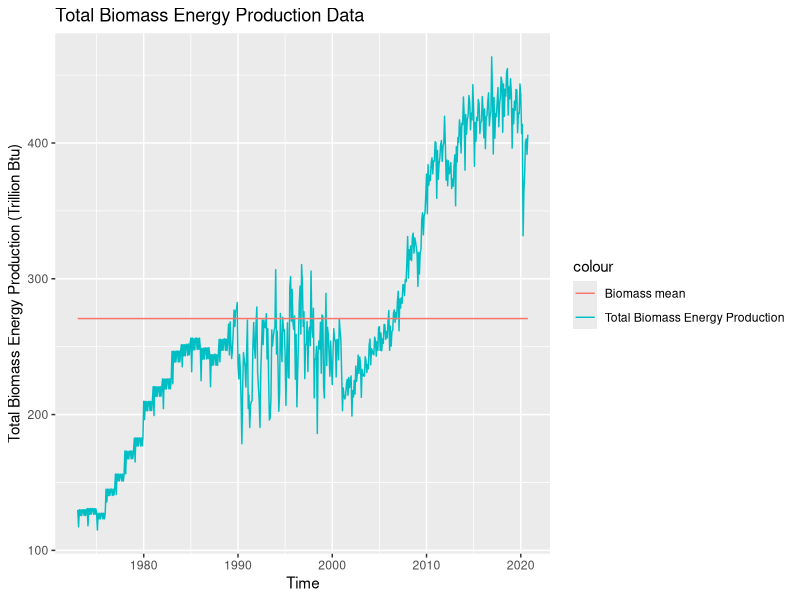
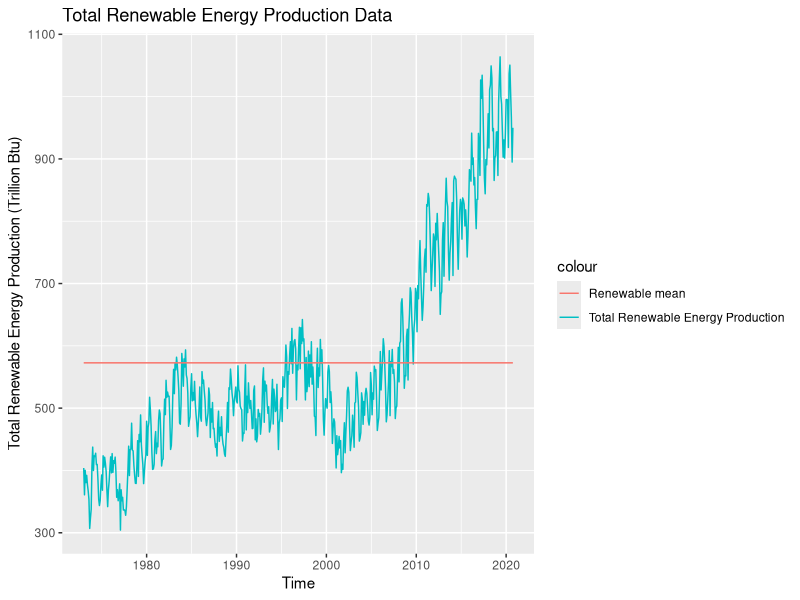
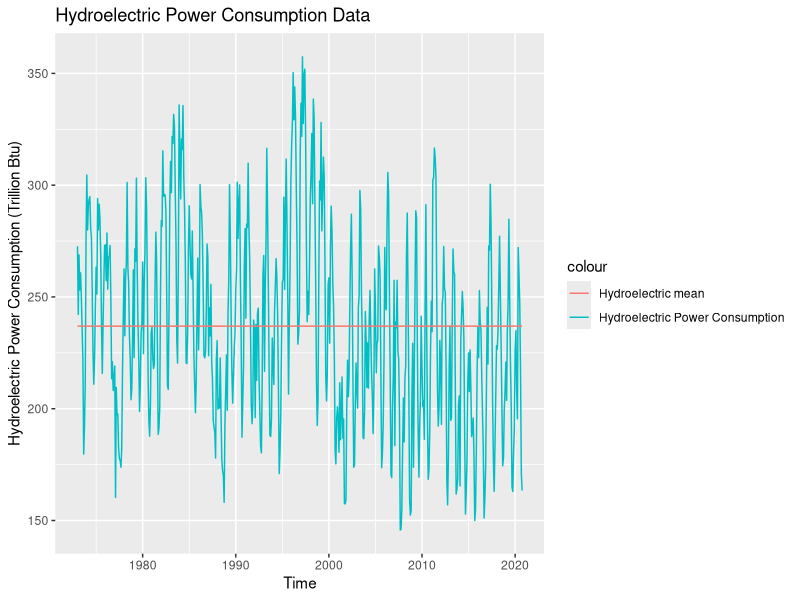
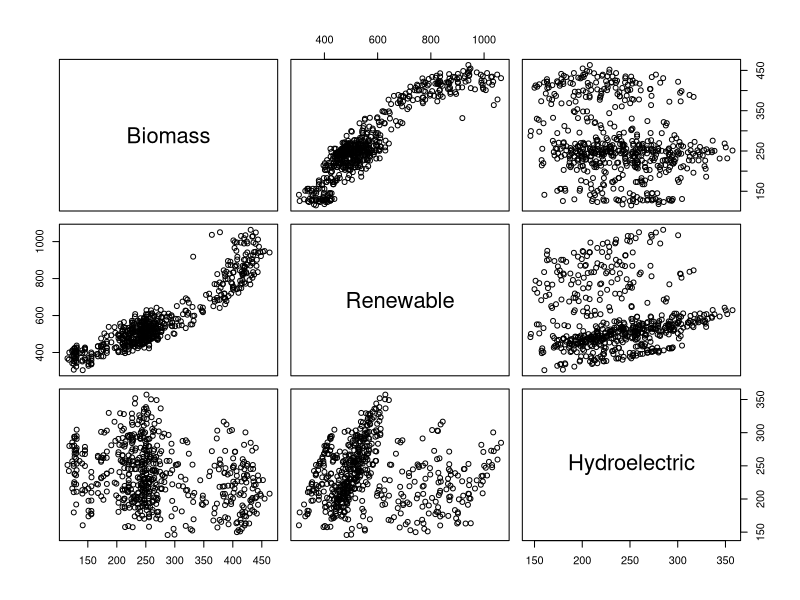
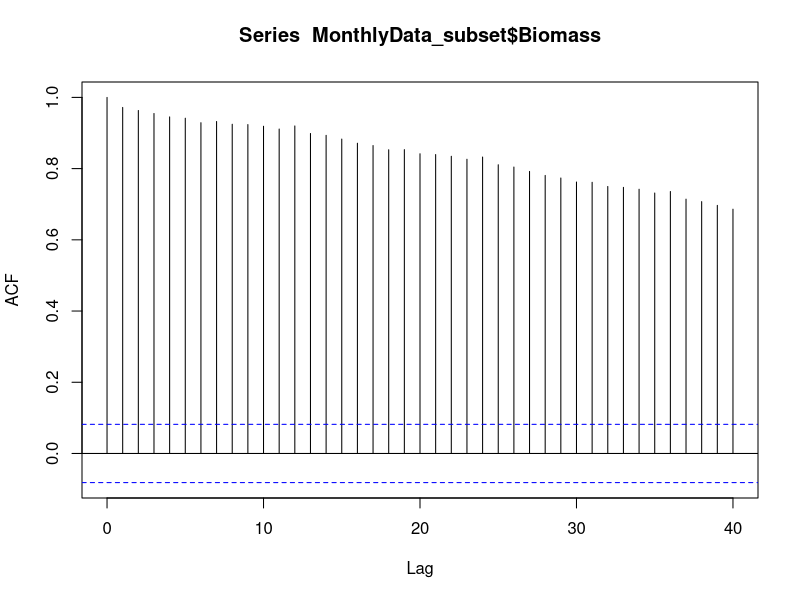
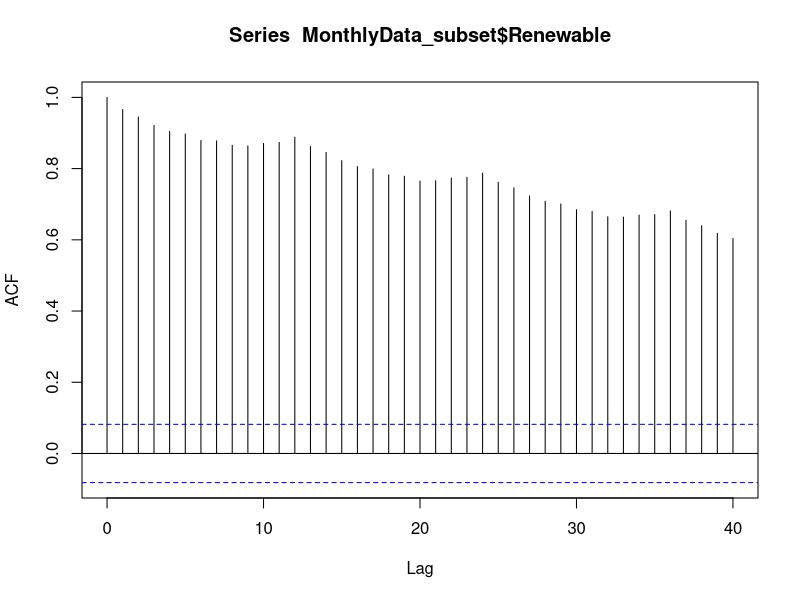
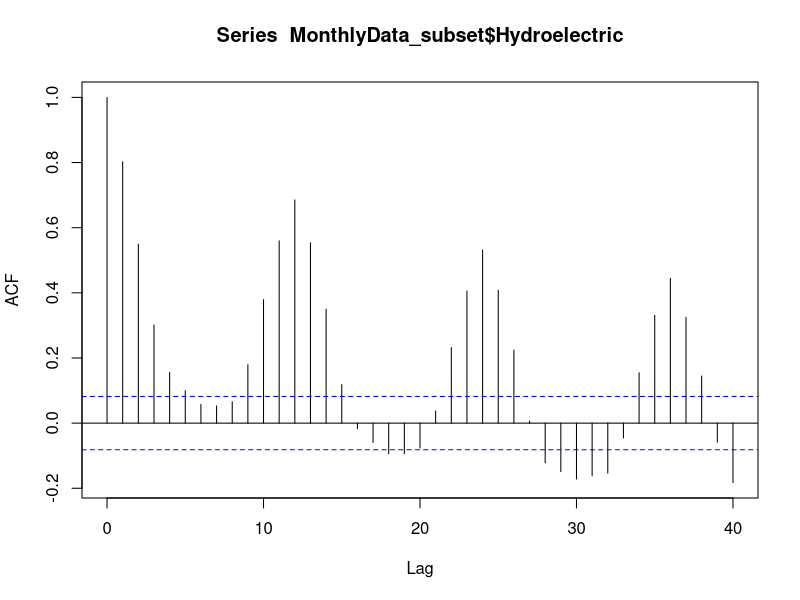
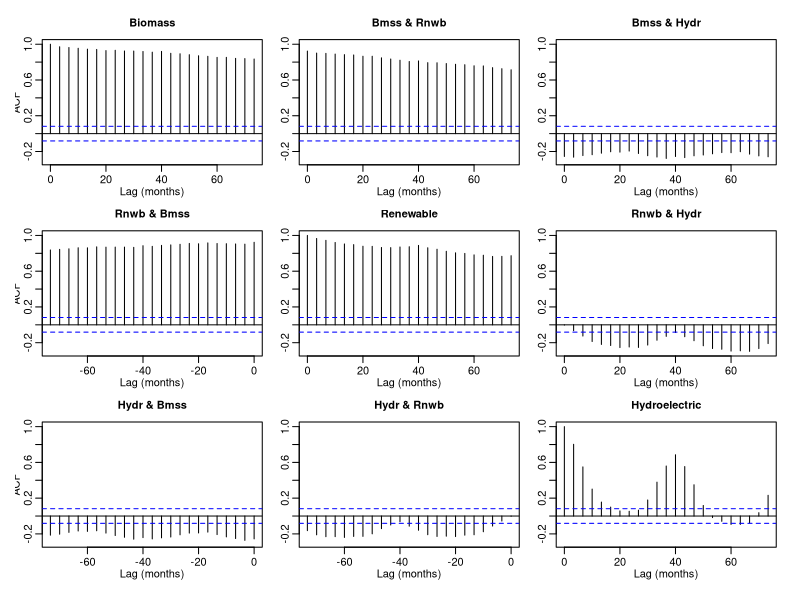

Reproduce these figures in R, in order. (Note: this script raises an error after producing the figures.)
## ---- chunk 1
#Load/install required package here
getwd()

library(lubridate)
library(ggplot2)

library(dplyr)
#install.packages("forecast")
library(forecast)
#install.packages("tseries")
library(tseries)
## ---- chunk 2
#Importing data set

#install.packages("readxl")
library("readxl")
MonthlyData <- read_excel("./Data/Table_10.1_Renewable_Energy_Production_and_Consumption_by_Source.xlsx",sheet = 1, skip = 9) 
MonthlyData

#AnnualData <- read_excel("./Data/Table_10.1_Renewable_Energy_Production_and_Consumption_by_Source.xlsx",2)
#AnnualData
## ---- chunk 3
#specific rows and columns just trim the table
MonthlyData_subset<- MonthlyData[2:575, c(1, 4, 5, 6)]
MonthlyData_subset

#Checking data
head(MonthlyData_subset)
str(MonthlyData_subset)
## ---- chunk 4
# change character format to numeric format
MonthlyData_subset[,2:4] <- sapply(MonthlyData_subset[,2:4],as.numeric)
str(MonthlyData_subset)

#add column names 
colnames(MonthlyData_subset)=c("Month","Biomass","Renewable","Hydroelectric")


# from Jan 1973 to Oct 2020 as a time series object
MonthlyData_subset_ts <- ts(MonthlyData_subset[2:4], frequency = 12, start = c(1973, 1, 1), end = c(2020, 10, 1)) 
MonthlyData_subset_ts
## ---- chunk 5
Biomass_mean <- mean(MonthlyData_subset_ts[,"Biomass"])
Biomass_sd <- sd(MonthlyData_subset_ts[,"Biomass"])
Biomass_mean
str(Biomass_mean)
Biomass_sd

Renewable_mean <- mean(MonthlyData_subset_ts[,"Renewable"])
Renewable_sd <- sd(MonthlyData_subset_ts[,"Renewable"])
Renewable_mean
Renewable_sd

Hydroelectric_mean <- mean(MonthlyData_subset_ts[,"Hydroelectric"])
Hydroelectric_sd <- sd(MonthlyData_subset_ts[,"Hydroelectric"])
Hydroelectric_mean
Hydroelectric_sd

## ---- chunk 6
library(ggplot2)
#plot.new()

#using package ggplot2
Biomass_plot <- ggplot(MonthlyData_subset, aes(x=Month, y=Biomass)) +
  geom_line(aes(y=Biomass,col="Total Biomass Energy Production"),group = 1) +
  geom_line(aes(y=Biomass_mean,col="Biomass mean"),group = 2) +
  ggtitle("Total Biomass Energy Production Data") +
  xlab("Time") + 
  ylab("Total Biomass Energy Production (Trillion Btu)")
Biomass_plot

#dev.off()

## ---- chunk 7
Renewable_plot <- ggplot(MonthlyData_subset, aes(x=Month, y=Renewable)) +
  geom_line(aes(y=Renewable,col="Total Renewable Energy Production"),group = 1) +
  geom_line(aes(y=Renewable_mean,col="Renewable mean"),group = 2) +
  ggtitle("Total Renewable Energy Production Data") +
  xlab("Time") + 
  ylab("Total Renewable Energy Production (Trillion Btu)")
Renewable_plot
## ---- chunk 8
Hydroelectric_plot <- ggplot(MonthlyData_subset, aes(x=Month, y=Hydroelectric)) +
  geom_line(aes(y=Hydroelectric,col="Hydroelectric Power Consumption"),group = 1) +
  geom_line(aes(y=Hydroelectric_mean,col="Hydroelectric mean"),group = 2) +
  ggtitle("Hydroelectric Power Consumption Data") +
  xlab("Time") + 
  ylab("Hydroelectric Power Consumption (Trillion Btu)")
Hydroelectric_plot
## ---- chunk 9

pairs(MonthlyData_subset[, c(2,3,4)])

cor(MonthlyData_subset$Biomass, MonthlyData_subset$Renewable)

cor(MonthlyData_subset$Biomass, MonthlyData_subset$Hydroelectric)

cor(MonthlyData_subset$Renewable, MonthlyData_subset$Hydroelectric)

#Due to the results of correlation and plots, Total Biomass Energy Production and Hydroelectric Power Consumption  are significatly correlated, whereas they other two are not.
## ---- chunk 10

Biomass_acf <- acf(MonthlyData_subset$Biomass, lag.max=40, type = "correlation", plot=TRUE,na.action = na.fail, demean = TRUE)
Biomass_acf

Renewable_acf <- acf(MonthlyData_subset$Renewable, lag.max=40, type = "correlation", plot=TRUE,na.action = na.fail, demean = TRUE)
Renewable_acf


Hydroelectric_acf <- acf(MonthlyData_subset$Hydroelectric, lag.max=40, type = "correlation", plot=TRUE,na.action = na.fail, demean = TRUE)
Hydroelectric_acf

#Biomass_acf = acf(MonthlyData_subset_ts[,1], lag.max=40, type = "correlation", plot=TRUE)



### Plot the acf (method 2)
acfpl <- acf(MonthlyData_subset_ts, plot=FALSE)
acfpl$lag <- acfpl$lag * 40
plot(acfpl, xlab="Lag (months)")
acf(coredata(MonthlyData_subset_ts))



## ---- chunk 11
Biomass_pacf <- pacf(MonthlyData_subset$Biomass, lag.max=40, type = "correlation", plot=TRUE,na.action = na.fail, demean = TRUE)
Biomass_pacf

Renewable_pacf <- pacf(MonthlyData_subset$Renewable, lag.max=40, type = "correlation", plot=TRUE,na.action = na.fail, demean = TRUE)
Renewable_pacf


Hydroelectric_pacf <- pacf(MonthlyData_subset$Hydroelectric, lag.max=40, type = "correlation", plot=TRUE,na.action = na.fail, demean = TRUE)
Hydroelectric_pacf

#Biomass_acf1 = pacf(MonthlyData_subset_ts[,1], lag.max=40, type = "correlation", plot=TRUE)

#Renewable_acf1 = pacf(MonthlyData_subset_ts[,1], lag.max=40, type = "correlation", plot=TRUE)
